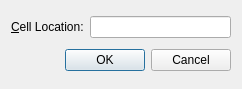
<?xml version="1.0" encoding="UTF-8"?>
<ui version="4.0">
 <class>GoToCellDialog</class>
 <widget class="QWidget" name="GoToCellDialog">
  <property name="geometry">
   <rect>
    <x>0</x>
    <y>0</y>
    <width>242</width>
    <height>89</height>
   </rect>
  </property>
  <property name="windowTitle">
   <string>Go to Cell</string>
  </property>
  <layout class="QVBoxLayout" name="verticalLayout">
   <item>
    <layout class="QHBoxLayout" name="horizontalLayout">
     <item>
      <widget class="QLabel" name="label">
       <property name="text">
        <string>&amp;Cell Location:</string>
       </property>
       <property name="buddy">
        <cstring>lineEdit</cstring>
       </property>
      </widget>
     </item>
     <item>
      <widget class="QLineEdit" name="lineEdit"/>
     </item>
    </layout>
   </item>
   <item>
    <widget class="QDialogButtonBox" name="buttonBox">
     <property name="standardButtons">
      <set>QDialogButtonBox::Cancel|QDialogButtonBox::Ok</set>
     </property>
    </widget>
   </item>
  </layout>
 </widget>
 <resources/>
 <connections/>
</ui>
